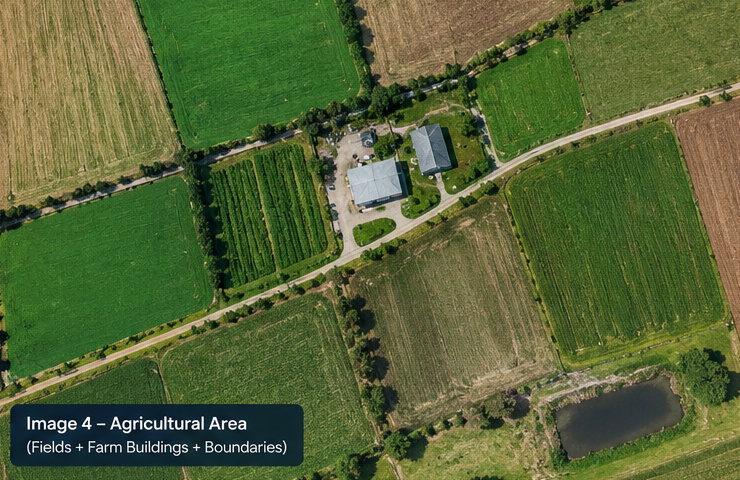
#> input picture test_assets/image_d_agricultural.png, 740 x 480 px, found by its file name
$ python test_field_cats.py
#> lines starting #> are read from the running program, lines starting #| are printed output that depends on the picture; after the words box and inside, x2 and y2 are one past the last pixel; in counts of white or black regions, pixels touching at a corner belong together
import cv2
import numpy as np

img = cv2.imread("test_assets/image_d_agricultural.png")
#> img is the input picture: shape (480, 740, 3); mean B, G, R 55.4, 101, 86.7
h, w = img.shape[:2]
#> h = 480; w = 740
total_area = float(w * h)
#> total_area = 355200

# Bilateral smoothing to remove fine crop row noise while preserving field boundaries
smoothed = cv2.bilateralFilter(img, 9, 60, 60)
hsv = cv2.cvtColor(smoothed, cv2.COLOR_BGR2HSV)
#> hsv: shape (480, 740, 3); mean H, S, V 42.8, 131.5, 105.2
b = smoothed[:, :, 0].astype(np.float32)
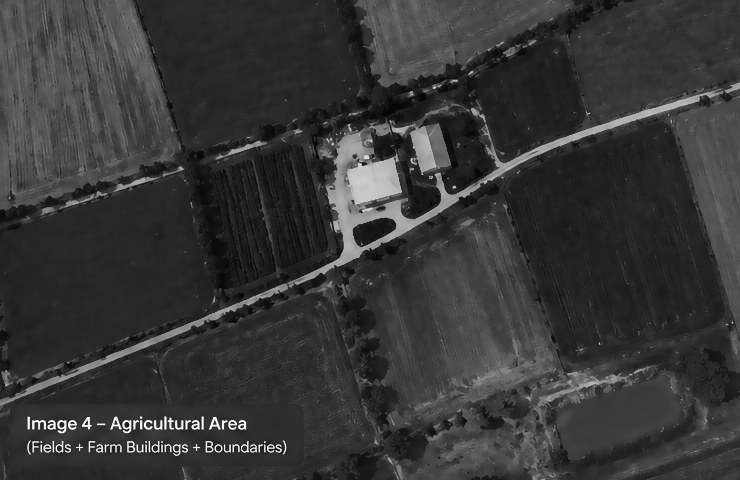
#> b: shape (480, 740) float32; min 4, max 255, mean 55.2
g = smoothed[:, :, 1].astype(np.float32)
r = smoothed[:, :, 2].astype(np.float32)
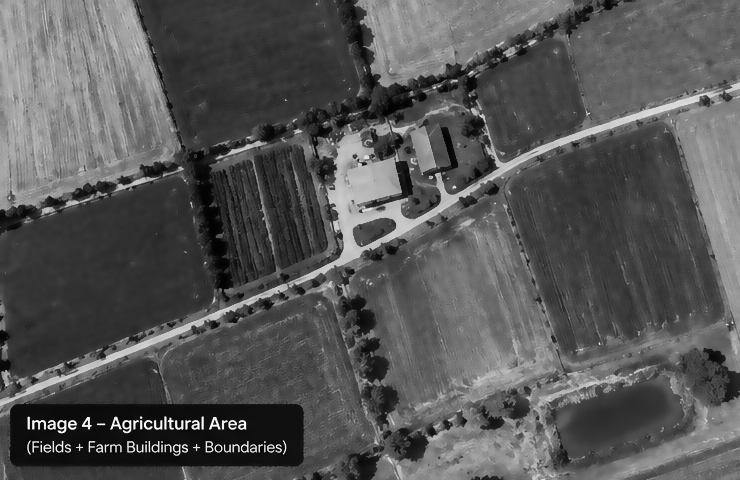
#> r: shape (480, 740) float32; min 0, max 255, mean 86.5
exg = 2.0 * g - r - b
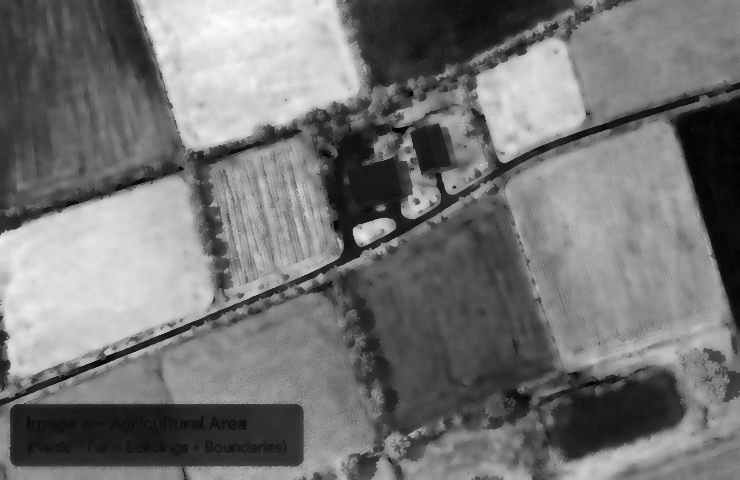
#> exg: shape (480, 740) float32; min -11, max 143, mean 60; drawn with min black and max white

# 1. Soil fields (brown/tan/terracotta)
is_soil = (hsv[:, :, 0] >= 10) & (hsv[:, :, 0] <= 42) & (hsv[:, :, 1] >= 28) & (hsv[:, :, 1] <= 210) & (hsv[:, :, 2] >= 35) & (exg <= 8)
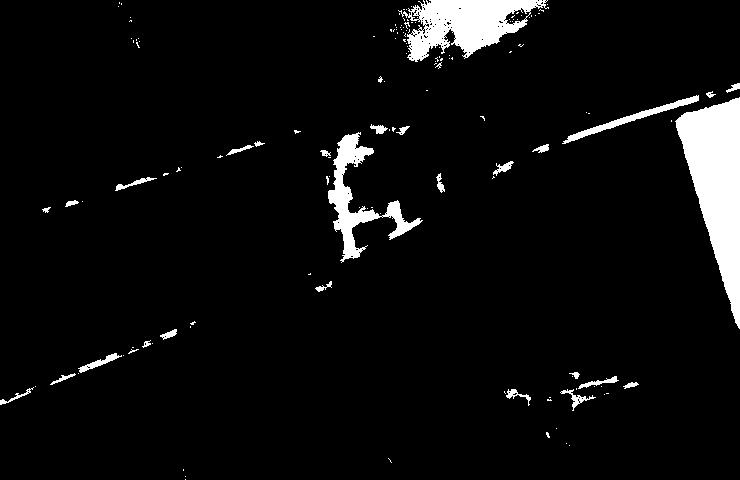
#> is_soil: shape (480, 740) bool; 5.4% white; 145 white regions (117 under 20 px), largest, box (x1, y1, x2, y2) and area: (675, 97, 740, 329) 7933, (398, 0, 549, 62) 4931, (328, 132, 423, 263) 2959
# 2. Green crop fields (high excess green, moderate saturation)
is_green_crop = (hsv[:, :, 0] >= 32) & (hsv[:, :, 0] <= 88) & (hsv[:, :, 1] >= 35) & (exg > 12)
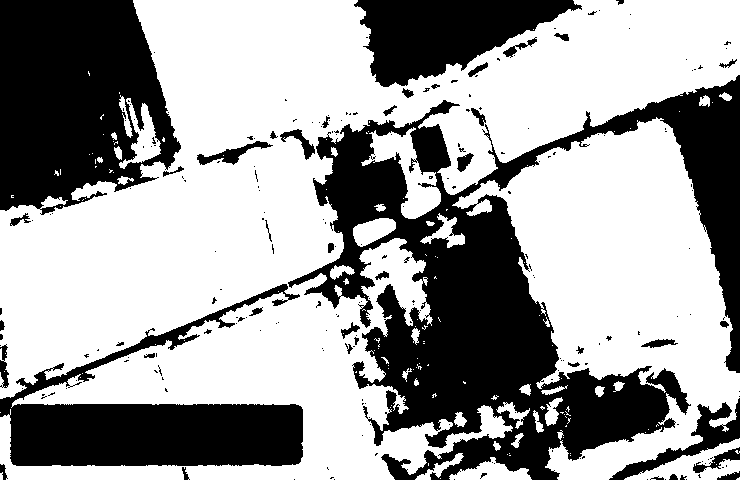
#> is_green_crop: shape (480, 740) bool; 62% white; 224 black regions (180 under 20 px), largest, box (x1, y1, x2, y2) and area: (288, 75, 740, 480) 66919, (0, 0, 181, 215) 29054, (0, 284, 303, 466) 20847
# 3. Golden / yellow / fallow crop fields
is_yellow_crop = (hsv[:, :, 0] >= 20) & (hsv[:, :, 0] <= 32) & (hsv[:, :, 1] >= 40) & (hsv[:, :, 2] >= 75) & (exg > -5)
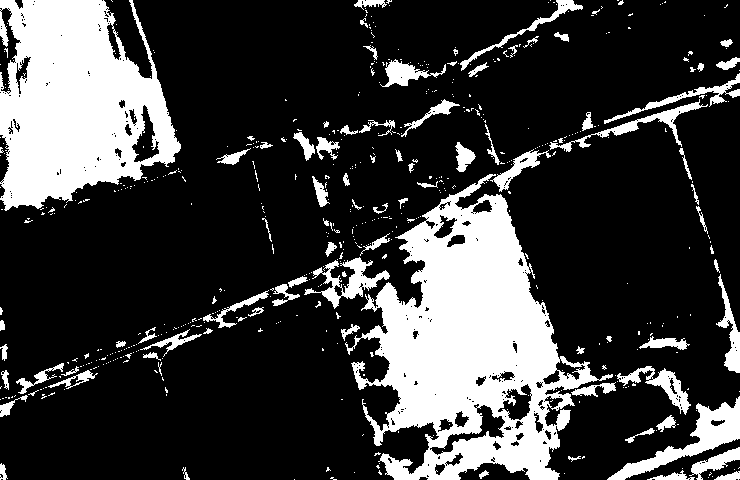
#> is_yellow_crop: shape (480, 740) bool; 23.4% white; 553 white regions (468 under 20 px), largest, box (x1, y1, x2, y2) and area: (345, 174, 613, 480) 37070, (0, 0, 181, 211) 25912, (607, 396, 740, 480) 2721

field_categories = [
    ("Soil Plot", is_soil),
    ("Green Crop Plot", is_green_crop),
    ("Fallow / Grain Plot", is_yellow_crop)
]

for name, cat_mask in field_categories:
    raw = cat_mask.astype(np.uint8) * 255
    clean = cv2.morphologyEx(raw, cv2.MORPH_OPEN, cv2.getStructuringElement(cv2.MORPH_RECT, (9, 9)))
    clean = cv2.morphologyEx(clean, cv2.MORPH_CLOSE, cv2.getStructuringElement(cv2.MORPH_RECT, (13, 13)))
    cnts, _ = cv2.findContours(clean, cv2.RETR_EXTERNAL, cv2.CHAIN_APPROX_SIMPLE)

    valid = []
    for c in cnts:
        area = cv2.contourArea(c)
        if area < max(2000, total_area * 0.008) or area > (total_area * 0.45):
            continue
        hull = cv2.convexHull(c)
        solidity = area / max(1.0, cv2.contourArea(hull))
        rect = cv2.minAreaRect(c)
        rw, rh = rect[1]
        aspect = max(rw, rh) / max(1.0, min(rw, rh))
        if solidity >= 0.48 and aspect <= 3.8:
            valid.append((area, solidity, aspect))

    print(f"{name}: found {len(valid)} fields: {[(round(a), round(s, 2), round(asp, 1)) for a, s, asp in valid]}")
#> this loop made 3 passes
#> name on passes 1 to 3: 'Soil Plot', 'Green Crop Plot', 'Fallow / Grain Plot'
#| Soil Plot: found 2 fields: [(7657, 0.97, 3.6), (3905, 0.75, 2.1)]
#| Green Crop Plot: found 0 fields: []
#| Fallow / Grain Plot: found 3 fields: [(3522, 0.62, 2.2), (33220, 0.77, 1.6), (24021, 0.82, 1.2)]
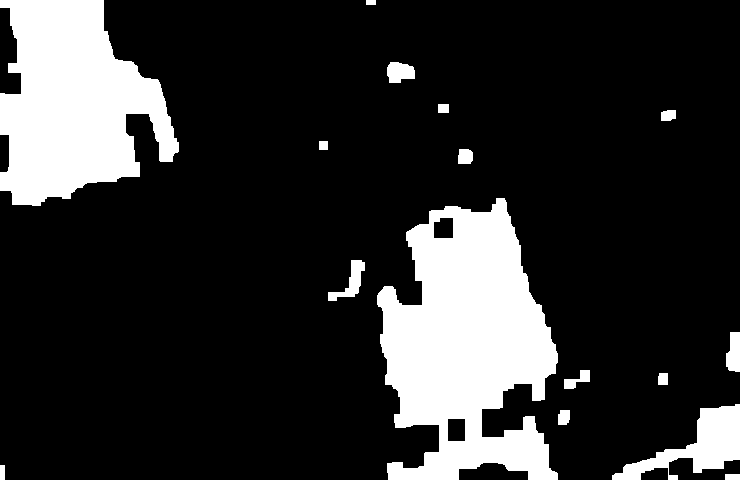
#> clean: shape (480, 740); 18% white; 16 white regions, largest, box (x1, y1, x2, y2) and area: (377, 198, 558, 480) 33122, (0, 0, 179, 206) 24462, (612, 404, 740, 480) 3740

$ run again, with test_assets/image_a_rural.png copied over test_assets/image_d_agricultural.png
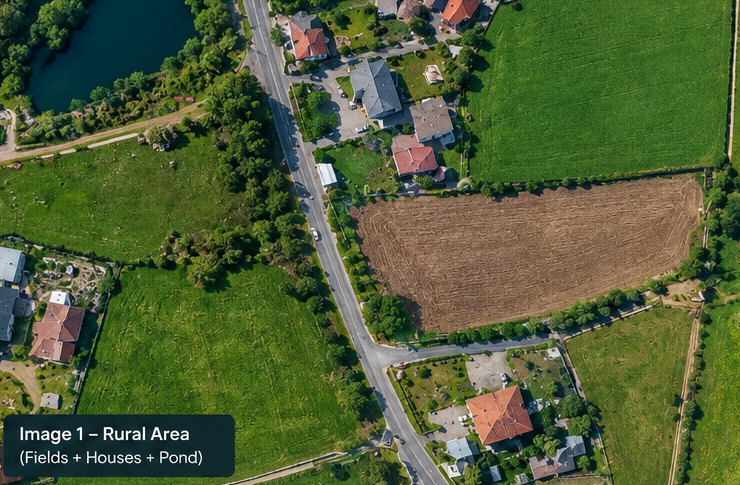
#> input picture test_assets/image_a_rural.png, 740 x 485 px, found by its file name
#> img is the input picture: shape (485, 740, 3); mean B, G, R 54.1, 94.2, 79.4
#> hsv: shape (485, 740, 3); mean H, S, V 48.7, 143.1, 100.2
#> `is_soil = (hsv[:, :, 0] >= 10) & (hsv[:, :, 0] <= 42) & (hsv[:, :, 1] ..`:
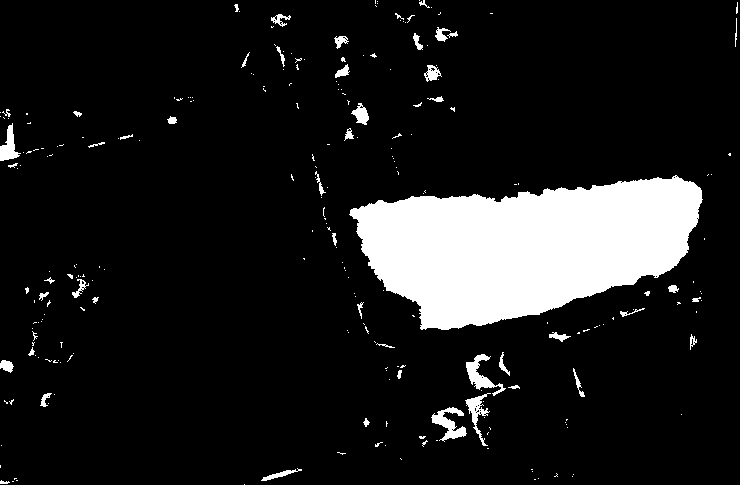
#> is_soil: shape (485, 740) bool; 11.6% white; 251 white regions (200 under 20 px), largest, box (x1, y1, x2, y2) and area: (349, 175, 703, 330) 36249, (431, 407, 467, 442) 536, (466, 354, 506, 396) 534
#> is_green_crop: shape (485, 740) bool; 62.6% white; 175 black regions (120 under 20 px), largest, box (x1, y1, x2, y2) and area: (234, 0, 710, 485) 84705, (0, 415, 233, 485) 13578, (23, 0, 197, 114) 11718
#> is_yellow_crop: shape (485, 740) bool; 5.8% white; 642 white regions (544 under 20 px), largest, box (x1, y1, x2, y2) and area: (618, 290, 704, 370) 1833, (0, 95, 209, 168) 1789, (386, 360, 470, 418) 1778
#> the loop `for name, cat_mask in field_categories:` made 3 passes
#> name on passes 1 to 3: 'Soil Plot', 'Green Crop Plot', 'Fallow / Grain Plot'
#> (printed output is left out)
#> after the loop `for name, cat_mask in field_categories:`:
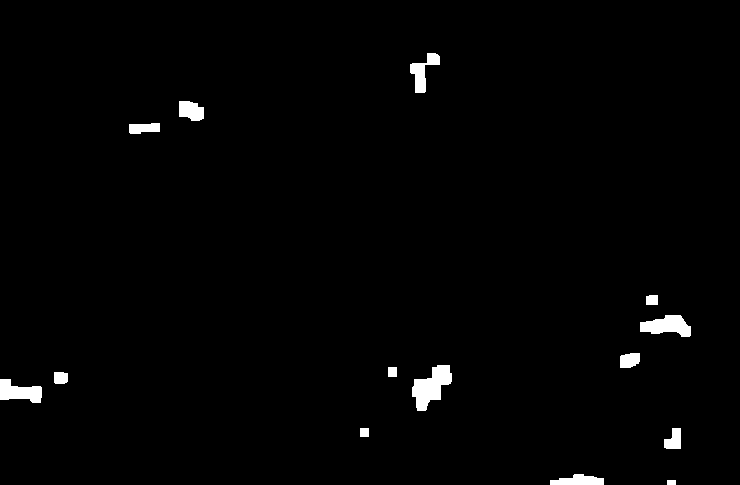
#> clean: shape (485, 740); 1.4% white; 14 white regions, largest, box (x1, y1, x2, y2) and area: (412, 365, 452, 411) 1030, (640, 315, 691, 337) 738, (0, 379, 42, 403) 657

$ run again, with test_assets/image_b_urban.png copied over test_assets/image_d_agricultural.png
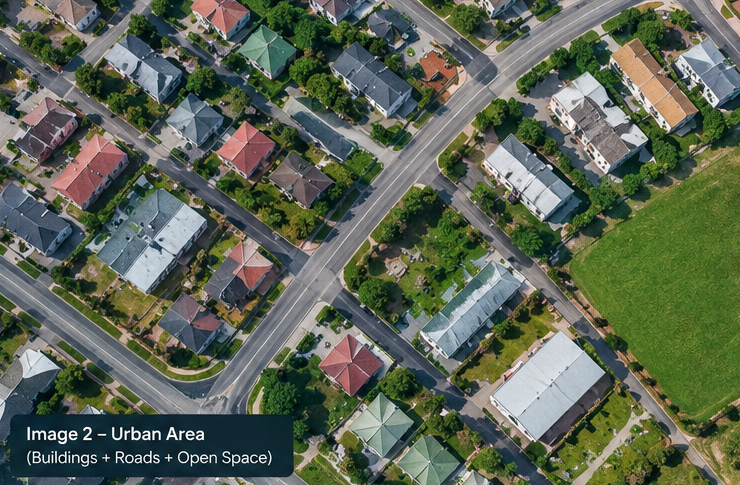
#> input picture test_assets/image_b_urban.png, 740 x 485 px, found by its file name
#> img is the input picture: shape (485, 740, 3); mean B, G, R 84.3, 101.4, 92.4
#> hsv: shape (485, 740, 3); mean H, S, V 68.2, 92.6, 107.9
#> `is_soil = (hsv[:, :, 0] >= 10) & (hsv[:, :, 0] <= 42) & (hsv[:, :, 1] ..`:
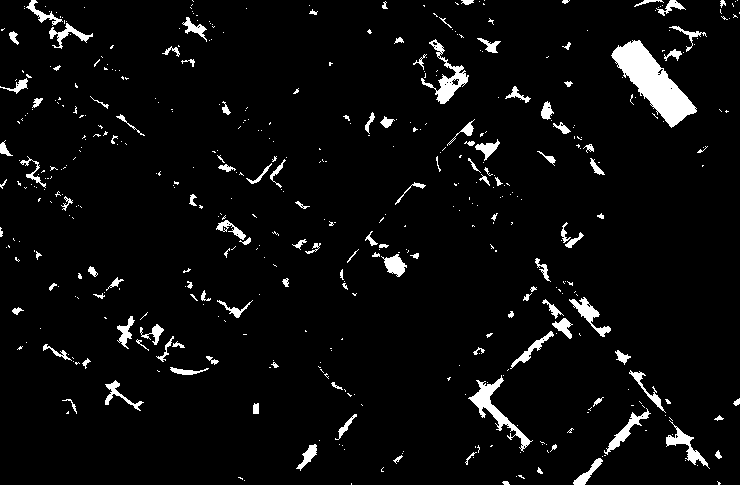
#> is_soil: shape (485, 740) bool; 4.7% white; 477 white regions (352 under 20 px), largest, box (x1, y1, x2, y2) and area: (611, 40, 697, 128) 3023, (468, 375, 533, 452) 960, (421, 39, 469, 104) 800
#> is_green_crop: shape (485, 740) bool; 39.1% white; 240 white regions (132 under 20 px), largest, box (x1, y1, x2, y2) and area: (469, 7, 740, 470) 50743, (245, 347, 484, 485) 13173, (344, 185, 494, 334) 11292
#> is_yellow_crop: shape (485, 740) bool; 6.3% white; 767 white regions (614 under 20 px), largest, box (x1, y1, x2, y2) and area: (461, 293, 565, 385) 2232, (80, 256, 174, 332) 2146, (664, 411, 740, 485) 1507
#> the loop `for name, cat_mask in field_categories:` made 3 passes
#> name on passes 1 to 3: 'Soil Plot', 'Green Crop Plot', 'Fallow / Grain Plot'
#> (printed output is left out)
#> after the loop `for name, cat_mask in field_categories:`:
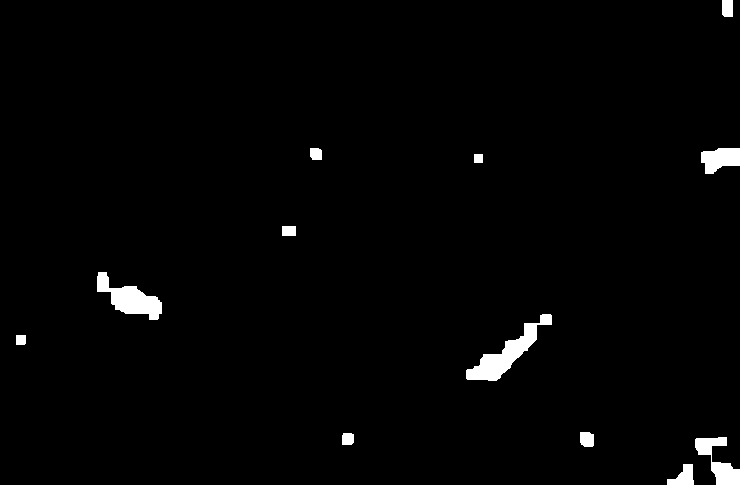
#> clean: shape (485, 740); 1.7% white; 12 white regions, largest, box (x1, y1, x2, y2) and area: (466, 314, 552, 381) 1678, (97, 272, 162, 320) 1397, (695, 437, 740, 485) 949
